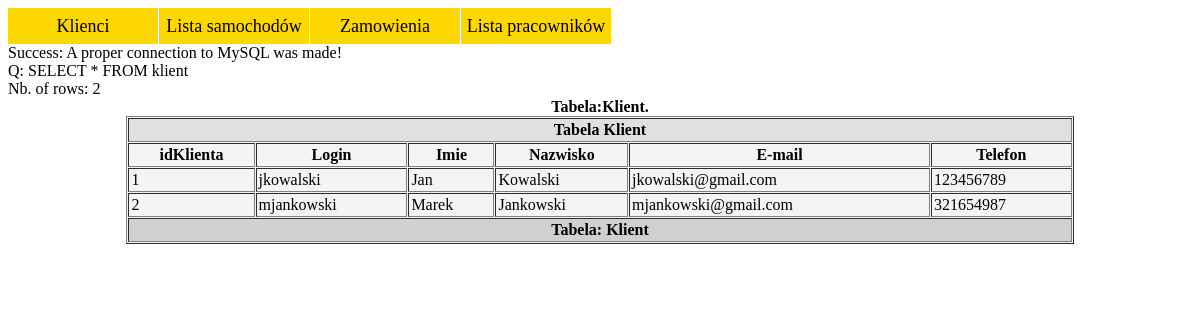
Page /listaKlientow.php on the committed database.
### tables this page shows
CREATE TABLE `klient` (
  `idKlienta` int(11) NOT NULL,
  `Imie` varchar(20) NOT NULL,
  `Nazwisko` varchar(25) NOT NULL,
  `Login` varchar(25) NOT NULL,
  `Haslo` varchar(25) NOT NULL,
  `Telefon` int(9) NOT NULL,
  `Email` varchar(25) NOT NULL
);

### listaKlientow.php (the view, shortened to what this page needs)
<?php
	include 'global.php';
	$qListaKlientow = "SELECT * FROM klient";
	echo "Q: ".$qListaKlientow."<br>";
	$rekordSet = mysqli_query($conn, $qListaKlientow);
	$numberOfRows = mysqli_num_rows($rekordSet);
	echo "Nb. of rows: ".$numberOfRows."<br>";
	echo "<table width='80%' align='center' border='1' cellpadding='2' cellspacing='1' bgcolor='#f4f4f4'>";
	if($numberOfRows>=1) {
		echo "<caption><strong>Tabela:Klient.</strong></caption>
			  <thead bgcolor= '#e0e0e0'> <tr><th colspan='7'>Tabela Klient</th></tr> </thead>
			  <tfoot bgcolor = '#d0d0d0'> <tr> <th colspan='7'>Tabela: Klient</th> </tr> </tfoot>
    	 	  <tr><th>idKlienta</th><th>Login</th><th>Imie</th><th>Nazwisko</th><th>E-mail</th><th>Telefon</th></tr>";
	}
	for($i = 1;$i <= $numberOfRows; $i++) {
		$row = mysqli_fetch_assoc($rekordSet);
		echo 	"<tr>
				<td>".$row["idKlienta"]."</td>
				<td>".$row["Login"]."</td>
				<td>".$row["Imie"]."</td>
				<td>".$row["Nazwisko"]."</td>
				<td>".$row["Email"]."</td>
				<td>".$row["Telefon"]."</td>
				</tr>";
	}
	echo "</table>";
?>

### menu.css (style rules this page uses)
ol { list-style-type:none; padding:0; margin:0; background-color:#FFF; font-size:18px; height:2em; line-height:2em; text-align:center; }
ol a { display:block; text-decoration:none; color:#000; padding:0 5px; }
ol > li { float:left; width:150px; margin-left:1px; background-color:#FDD700; height:2em; }
ol > li:first-child { margin-left:0; }

### rows in the picture
klient: idKlienta "1", Login "jkowalski", Imie "Jan", Nazwisko "Kowalski", Email "jkowalski@gmail.com", Telefon "123456789"
klient: idKlienta "2", Login "mjankowski", Imie "Marek", Nazwisko "Jankowski", Email "mjankowski@gmail.com", Telefon "321654987"

### other values in the picture
$qListaKlientow "SELECT * FROM klient"
$numberOfRows "2"
